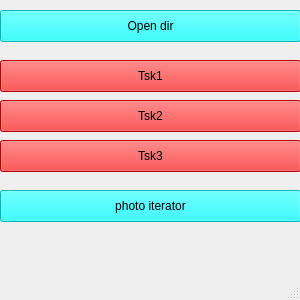
<?xml version="1.0" encoding="UTF-8"?>
<ui version="4.0">
 <class>MainWindow</class>
 <widget class="QMainWindow" name="MainWindow">
  <property name="geometry">
   <rect>
    <x>0</x>
    <y>0</y>
    <width>300</width>
    <height>300</height>
   </rect>
  </property>
  <property name="windowTitle">
   <string>MainWindow</string>
  </property>
  <widget class="QWidget" name="centralwidget">
   <widget class="QPushButton" name="pushButton">
    <property name="geometry">
     <rect>
      <x>0</x>
      <y>60</y>
      <width>301</width>
      <height>32</height>
     </rect>
    </property>
    <property name="styleSheet">
     <string notr="true">background-color: rgb(255, 0, 0);</string>
    </property>
    <property name="text">
     <string>Tsk1</string>
    </property>
   </widget>
   <widget class="QPushButton" name="pushButton_2">
    <property name="geometry">
     <rect>
      <x>0</x>
      <y>100</y>
      <width>301</width>
      <height>32</height>
     </rect>
    </property>
    <property name="styleSheet">
     <string notr="true">background-color: rgb(255, 0, 0);</string>
    </property>
    <property name="text">
     <string>Tsk2</string>
    </property>
   </widget>
   <widget class="QPushButton" name="pushButton_3">
    <property name="geometry">
     <rect>
      <x>0</x>
      <y>10</y>
      <width>301</width>
      <height>32</height>
     </rect>
    </property>
    <property name="styleSheet">
     <string notr="true">background-color: rgb(0, 255, 255);</string>
    </property>
    <property name="text">
     <string>Open dir</string>
    </property>
   </widget>
   <widget class="QPushButton" name="pushButton_4">
    <property name="geometry">
     <rect>
      <x>0</x>
      <y>190</y>
      <width>301</width>
      <height>32</height>
     </rect>
    </property>
    <property name="styleSheet">
     <string notr="true">background-color: rgb(0, 255, 255);</string>
    </property>
    <property name="text">
     <string>photo iterator</string>
    </property>
   </widget>
   <widget class="QPushButton" name="pushButton_5">
    <property name="geometry">
     <rect>
      <x>0</x>
      <y>140</y>
      <width>301</width>
      <height>32</height>
     </rect>
    </property>
    <property name="styleSheet">
     <string notr="true">background-color: rgb(255, 0, 0);</string>
    </property>
    <property name="text">
     <string>Tsk3</string>
    </property>
   </widget>
  </widget>
  <widget class="QMenuBar" name="menubar">
   <property name="geometry">
    <rect>
     <x>0</x>
     <y>0</y>
     <width>300</width>
     <height>24</height>
    </rect>
   </property>
  </widget>
  <widget class="QStatusBar" name="statusbar"/>
 </widget>
 <resources/>
 <connections/>
</ui>
